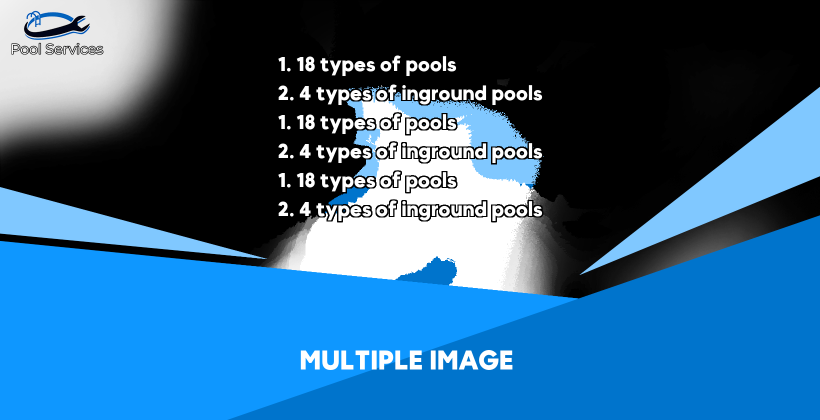
#> input picture multiple_image.png, 1640 x 840 px, given in place of pool.png, which was not available (shown at 1/2 size)
$ python framer.py
#> lines starting #> are read from the running program, lines starting #| are printed output that depends on the picture; after the words box and inside, x2 and y2 are one past the last pixel; in counts of white or black regions, pixels touching at a corner belong together; pictures that were not available may be replaced by others from this repository, and a replacement may not be noted
import cv2
from PIL import Image, ImageDraw, ImageFont
import numpy as np
import re

def process_line(line):
    # Remove the prefix "-" or "- " or "number. " or "number."
    line_prefix = ""
    if re.match(r"^(-\s|-(?=\S))", line):
        line_prefix = "• "
        line = re.sub(r"^(-\s|-(?=\S))", "", line)
    elif re.match(r"^(\d+\.)\s", line):
        line_prefix = re.search(r"^(\d+\.)\s", line).group(0)
        line = re.sub(r"^(\d+\.)\s", "", line)
    elif re.match(r"^(\d+\.)", line):
        line_prefix = re.search(r"^(\d+\.)", line).group(0) + " "
        line = re.sub(r"^(\d+\.)", "", line)

    # Remove the part after ":"
    if ":" in line:
        line = line.split(":")[0]

    return line_prefix + line.strip()

def process_input(input_string):
#> called with input_string = ' '
    name_list = []
    lines = input_string.strip().split('\n')
    for line in lines:
        processed = process_line(line)
        if processed:
            name_list.append(processed)

    # Check if the name_list contains fewer than 3 elements
    if len(name_list) < 3:
        name_list = []

    return name_list

def overlay_images(background_img_path, overlay_img_path, output_path, position=(0, 0), text_list=None, font_path='MADEOkineSansPERSONALUSE-Bold.otf', title=None, text=None):
#> called with background_img_path = 'pool.png', overlay_img_path = 'frame.png', output_path = 'output_image.jpg', position = (0, 0), font_path = 'MADEOkineSansPERSONALUSE-Bold.otf'
    if text_list is None:
        text_list = []

    text_list = [line.replace("-", "•", 1) for line in text_list]

    # Load images
    background_img = cv2.imread(background_img_path)
#> background_img is the input picture: shape (840, 1640, 3); mean B, G, R 137.9, 99.2, 48.3
    overlay_img = cv2.imread(overlay_img_path, -1)
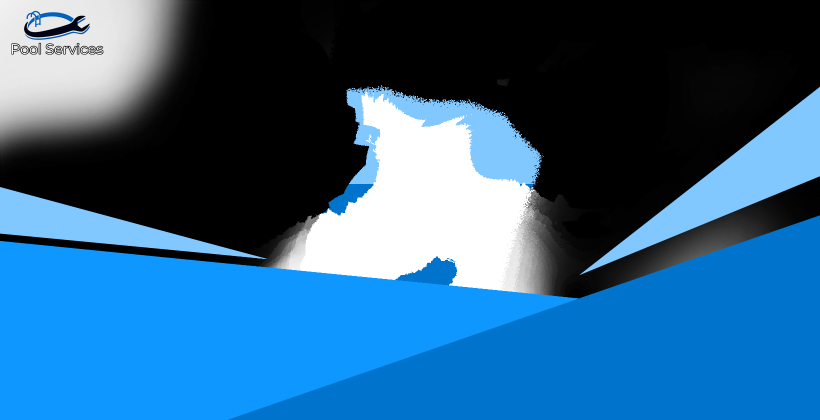
#> input picture temp_frame_image.png, 1640 x 840 px, given in place of frame.png, which was not available (shown at 1/2 size)
#> overlay_img is the input picture: shape (840, 1640, 4); mean B, G, R, A 137.2, 97.5, 45.2, 168.1

    if len(text_list) > 0:
        background_img = cv2.GaussianBlur(background_img, (17, 17), 0)
    background_img = cv2.resize(background_img, (1640, 840))
    background_height, background_width, _ = background_img.shape
#> background_height = 840; background_width = 1640

    # Resize overlay image to match the size of the background image
    overlay_img = cv2.resize(overlay_img, (background_img.shape[1], background_img.shape[0]))

    # Get position to overlay the image
    y_start, x_start = position
    y_end, x_end = y_start + overlay_img.shape[0], x_start + overlay_img.shape[1]
#> y_end = 840; x_end = 1640

    # Ensure the overlay does not exceed the dimensions of the background image
    y_end = min(y_end, background_img.shape[0])
    x_end = min(x_end, background_img.shape[1])

    # Overlay the image on the background
    overlay = background_img[y_start:y_end, x_start:x_end]

    # Blend the images
    for c in range(0, 3):
        overlay[:, :, c] = overlay[:, :, c] * (1 - overlay_img[:, :, 3] / 255.0) + \
                            overlay_img[:, :, c] * (overlay_img[:, :, 3] / 255.0)
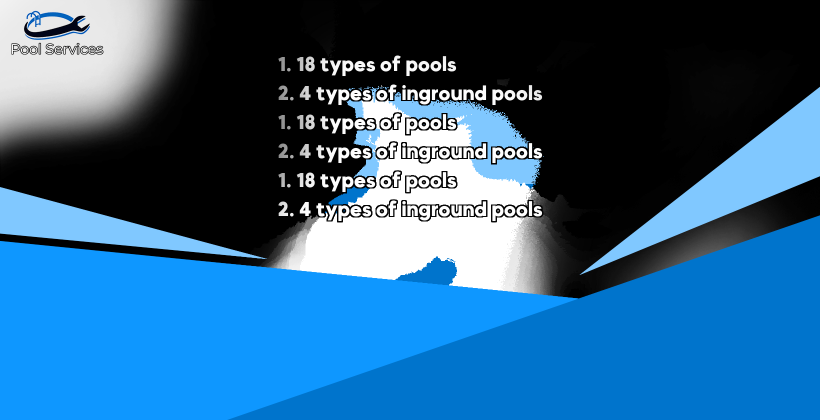
#> overlay: shape (840, 1640, 3) (shown at 1/2 size); 3.08% of pixels changed, all inside (x1, y1, x2, y2) = (472, 26, 1203, 740)

    # Update the background image with the overlay
    background_img[y_start:y_end, x_start:x_end] = overlay

    # Convert the image to PIL format
    pil_img = Image.fromarray(cv2.cvtColor(background_img, cv2.COLOR_BGR2RGB)).convert("RGBA")

    # Create a transparent image for text drawing
    text_layer = Image.new("RGBA", pil_img.size, (255, 255, 255, 0))
    draw = ImageDraw.Draw(text_layer)

    # Load the custom font
    font_size = 40
    font = ImageFont.truetype(font_path, font_size)

    # Define text properties
    line_spacing = 15

    font_size_text = 54
    font_text = ImageFont.truetype(font_path, font_size_text)
    line_spacing_text = 10
    max_line_width = 1520

    text = text.upper()
    lines = []
    words = text.split()

    while words:
        line = ''
        while words and draw.textbbox((0, 0), line + words[0], font=font_text)[2] <= max_line_width:
            line += words.pop(0) + ' '
        lines.append(line)

    if len(text) > 55:
        partition_index = text.find(":")
        if partition_index != -1:
            first_line = text[:partition_index + 1]
            second_line = text[partition_index + 1:].strip()
        else:
            first_line = text
            second_line = ''

        total_text_height = draw.textbbox((0, 0), first_line, font=font_text)[3] + (draw.textbbox((0, 0), second_line, font=font_text)[3] + line_spacing_text if second_line else 0)
#> total_text_height = 119
        text_y = background_img.shape[0] - 70 - total_text_height
#> text_y = 651
        first_line_width = draw.textbbox((0, 0), first_line, font=font_text)[2]
#> first_line_width = 393
        text_x = (background_img.shape[1] - first_line_width) // 2
#> text_x = 623
        draw.text((text_x, text_y), first_line, font=font_text, fill=(255, 255, 255))

        if second_line:
            text_y += draw.textbbox((0, 0), first_line, font=font_text)[3] + line_spacing_text
#> text_y = 713
            second_line_width = draw.textbbox((0, 0), second_line, font=font_text)[2]
#> second_line_width = 1323
            text_x = (background_img.shape[1] - second_line_width) // 2
#> text_x = 158
            draw.text((text_x, text_y), second_line, font=font_text, fill=(255, 255, 255))
    else:
        text_y = background_img.shape[0] - 90 - len(lines) * (draw.textbbox((0, 0), text, font=font_text)[3] + line_spacing_text)
        for line in lines:
            line_width = draw.textbbox((0, 0), line, font=font_text)[2]
            text_x = (background_img.shape[1] - line_width) // 2
            draw.text((text_x, text_y), line, font=font_text, fill=(255, 255, 255))
            text_y += draw.textbbox((0, 0), line, font=font_text)[3] + line_spacing_text

    def draw_text_with_border(draw, position, text, font, fill, border_color, border_width):
        x, y = position
        for dx in range(-border_width, border_width + 1):
            for dy in range(-border_width, border_width + 1):
                if dx != 0 or dy != 0:
                    draw.text((x + dx, y + dy), text, font=font, fill=border_color)
        draw.text(position, text, font=font, fill=fill)

    white_transparent = (255, 255, 255, 255)
    black = (0, 0, 0, 200)
    if len(text_list) > 0:
        if len(text_list) <= 8:
            col1_text = text_list
            col1_x = (background_img.shape[1] - max([draw.textbbox((0, 0), line, font=font)[2] for line in col1_text])) // 2
            col1_y = 110
            for line in col1_text:
                draw_text_with_border(draw, (col1_x, col1_y), line, font, white_transparent, black, 2)
                col1_y += draw.textbbox((0, 0), line, font=font)[3] + line_spacing
        elif len(text_list) <= 16:
            mid_point = (len(text_list) + 1) // 2
            col1_text = text_list[:mid_point]
            col2_text = text_list[mid_point:]
            col1_width = max([draw.textbbox((0, 0), line, font=font)[2] for line in col1_text])
            col2_width = max([draw.textbbox((0, 0), line, font=font)[2] for line in col2_text])
            col1_x = (background_img.shape[1] - col1_width - col2_width - 80) // 2
            col2_x = col1_x + col1_width + 200
            col1_y = 110
            col2_y = 110
            for line in col1_text:
                draw_text_with_border(draw, (col1_x, col1_y), line, font, white_transparent, black, 2)
                col1_y += draw.textbbox((0, 0), line, font=font)[3] + line_spacing
            for line in col2_text:
                draw_text_with_border(draw, (col2_x, col2_y), line, font, white_transparent, black, 2)
                col2_y += draw.textbbox((0, 0), line, font=font)[3] + 17

        else:
            # Three columns
            col_len = (len(text_list) + 2) // 3
            col1_text = text_list[:col_len]
            col2_text = text_list[col_len:2*col_len]
            col3_text = text_list[2*col_len:]
            col1_width = max([draw.textbbox((0, 0), line, font=font)[2] for line in col1_text])
            col2_width = max([draw.textbbox((0, 0), line, font=font)[2] for line in col2_text])
            col3_width = max([draw.textbbox((0, 0), line, font=font)[2] for line in col3_text])
            col1_x = (background_width - col1_width - col2_width - 210) // 2
            col2_x = col1_x + col1_width + 20
            col3_x = col2_x + col2_width + 20
            col1_y = 110
            col2_y = 110
            col3_y = 110
            for line in col1_text:
                draw_text_with_border(draw, (col1_x, col1_y), line, font, white_transparent, black, 2)
                col1_y += draw.textbbox((0, 0), line, font=font)[3] + line_spacing
            for line in col2_text:
                draw_text_with_border(draw, (col2_x, col2_y), line, font, white_transparent, black, 2)
                col2_y += draw.textbbox((0, 0), line, font=font)[3] + line_spacing
            for line in col3_text:
                draw_text_with_border(draw, (col3_x, col3_y), line, font, white_transparent, black, 2)
                col3_y += draw.textbbox((0, 0), line, font=font)[3] + line_spacing

    # Composite the text layer onto the original image
    pil_img = Image.alpha_composite(pil_img, text_layer)
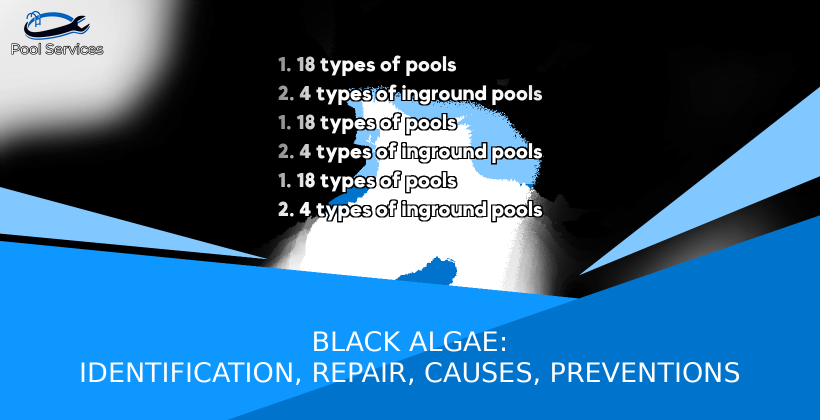
#> pil_img: PIL image 1640x840 RGBA (shown at 1/2 size); mean R, G, B, A 50, 99.9, 137.9, 255

    # Convert back to OpenCV format
    background_img = cv2.cvtColor(np.array(pil_img.convert("RGB")), cv2.COLOR_RGB2BGR)
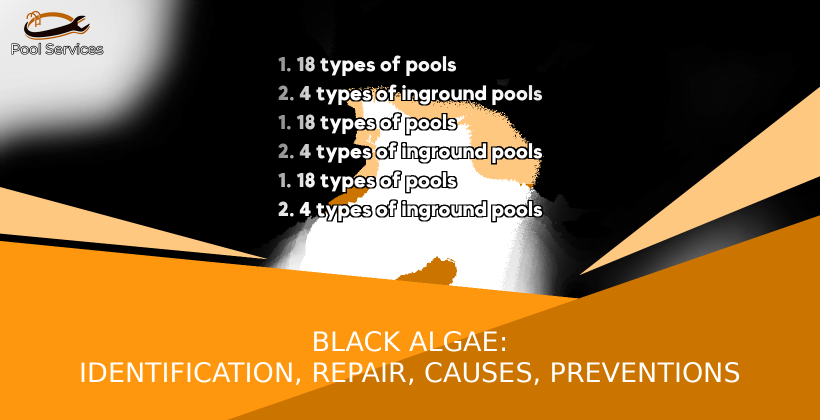
#> background_img: shape (840, 1640, 3) (shown at 1/2 size); mean R, G, B 137.9, 99.9, 50

    if title != "":
        title = title.lower()
        colon_index = title.find(':')
        if colon_index != -1:
            title = title[:colon_index]
        else:
            title = title
        title = ' '.join(title.split())

        translation_table = str.maketrans('', '', "!.;?/[]{}()#@^&*")

        # Use translate to remove the specified characters
        title = title.translate(translation_table)
        title = title.replace(" ", "_")
        title += "_1640x840.png"
        output_path = title

    cv2.imwrite(output_path, background_img)

# Example usage
background_image_path = 'pool.png'
overlay_image_path = 'frame.png'
title = "Black algae: Identification, Repair, Causes, Preventions"
name_list = []

input_string = """ """

name_list = process_input(input_string)

output_image_path = 'output_image.jpg'
overlay_position = (0, 0)  # Adjust position as needed
font_path = 'MADEOkineSansPERSONALUSE-Bold.otf'

overlay_images(background_image_path, overlay_image_path, output_image_path, overlay_position, text_list=name_list, font_path=font_path, title=title, text=title)
